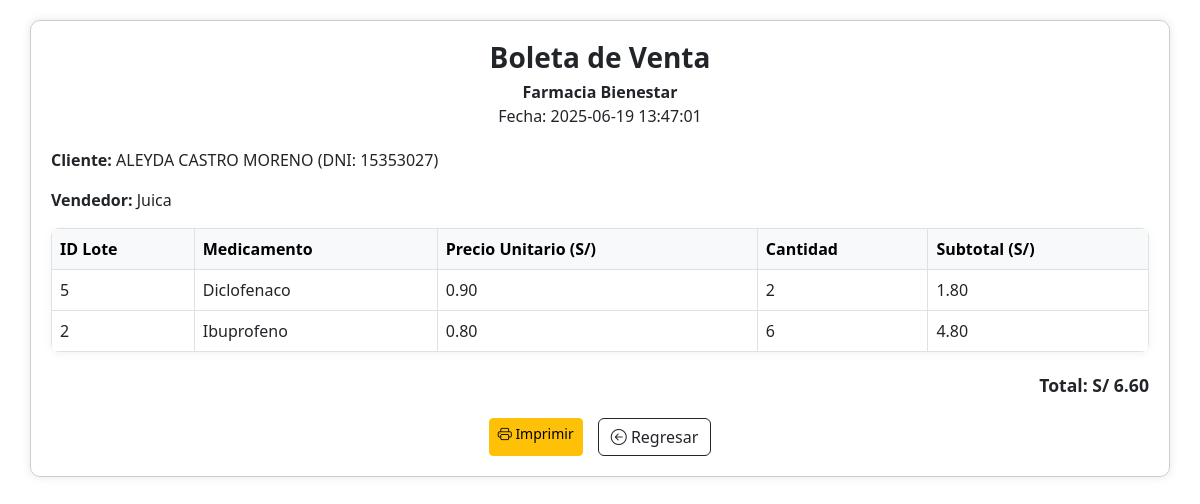
Screenshot of /frontend/views/ver_boleta_admin.php?id_venta=2 (signed in) with the database file from the repository.
### tables this page shows
CREATE TABLE ventas (
  id_venta int NOT NULL,
  fecha datetime DEFAULT CURRENT_TIMESTAMP,
  total decimal(10,2) NOT NULL,
  id_usuario int NOT NULL,
  id_cliente int DEFAULT NULL
);

CREATE TABLE clientes (
  id_cliente int NOT NULL,
  dni char(8) NOT NULL,
  nombre_completo varchar(200) NOT NULL
);

CREATE TABLE usuarios (
  id_usuario int NOT NULL,
  usuario varchar(100) NOT NULL,
  contraseña varchar(255) NOT NULL,
  rol enum('administrador','vendedor') NOT NULL,
  token_recuperacion varchar(255) DEFAULT NULL,
  expira_token datetime DEFAULT NULL
);

CREATE TABLE salidalotes (
  id_salida int NOT NULL,
  id_lote int NOT NULL,
  id_venta int NOT NULL,
  cantidad int NOT NULL,
  fecha_salida datetime DEFAULT CURRENT_TIMESTAMP
);

CREATE TABLE lotes (
  id_lote int NOT NULL,
  id_medicamento int NOT NULL,
  cantidad int NOT NULL,
  fecha_ingreso date NOT NULL,
  fecha_vencimiento date NOT NULL,
  precio_unitario decimal(10,2) NOT NULL
);

CREATE TABLE medicamentos (
  id_medicamento int NOT NULL,
  nombre varchar(100) NOT NULL,
  id_categoria int NOT NULL
);

### frontend/views/ver_boleta_admin.php (the view, shortened to what this page needs)
<?php
require '../../backend/config/conexion.php';
$id_venta = (int)$_GET['id_venta'];
$stmt = $conn->prepare("
    SELECT v.id_venta, v.fecha, v.total,
           c.nombre_completo AS cliente, c.dni,
           u.usuario AS vendedor
    FROM ventas v
    JOIN clientes c ON v.id_cliente = c.id_cliente
    JOIN usuarios u ON v.id_usuario = u.id_usuario
    WHERE v.id_venta = ?
");
$stmt->execute([$id_venta]);
$venta = $stmt->fetch(PDO::FETCH_ASSOC);
$stmt = $conn->prepare("
    SELECT m.nombre AS medicamento, l.id_lote, s.cantidad, l.precio_unitario
    FROM salidalotes s
    JOIN lotes l ON s.id_lote = l.id_lote
    JOIN medicamentos m ON l.id_medicamento = m.id_medicamento
    WHERE s.id_venta = ?
");
$stmt->execute([$id_venta]);
$detalles = $stmt->fetchAll(PDO::FETCH_ASSOC);
?>
<!DOCTYPE html>
<html lang="es">
<head>
  <link rel="stylesheet" href="../assets/css/dashboard.css">
    <link rel="stylesheet" href="https://cdn.jsdelivr.net/npm/bootstrap-icons/font/bootstrap-icons.css">
  <link rel="stylesheet" href="https://cdn.jsdelivr.net/npm/bootstrap@5.3.0/dist/css/bootstrap.min.css">
  <link rel="stylesheet" href="https://cdn.jsdelivr.net/npm/bootstrap@5.3.0/dist/css/bootstrap.min.css">
  <link rel="stylesheet" href="../assets/css/boleta.css">
</head>
<body>
<div class="container boleta-box">
  <div class="boleta-header">
    <h3>Boleta de Venta</h3>
    <p><strong>Farmacia Bienestar</strong><br>
    Fecha: <?= $venta['fecha'] ?></p>
  </div>
  <p><strong>Cliente:</strong> <?= htmlspecialchars($venta['cliente']) ?> (DNI: <?= $venta['dni'] ?>)</p>
  <p><strong>Vendedor:</strong> <?= htmlspecialchars($venta['vendedor']) ?></p>
  <table class="table table-bordered">
    <thead class="table-light">
      <tr>
        <th>ID Lote</th>
        <th>Medicamento</th>
        <th>Precio Unitario (S/)</th>
        <th>Cantidad</th>
        <th>Subtotal (S/)</th>
      </tr>
    </thead>
    <tbody>
      <?php foreach ($detalles as $item): ?>
        <tr>
          <td><?= $item['id_lote'] ?></td>
          <td><?= htmlspecialchars($item['medicamento']) ?></td>
          <td><?= number_format($item['precio_unitario'], 2) ?></td>
          <td><?= $item['cantidad'] ?></td>
          <td><?= number_format($item['precio_unitario'] * $item['cantidad'], 2) ?></td>
        </tr>
      <?php endforeach; ?>
    </tbody>
  </table>
    <div class="boleta-footer">
    Total: S/ <?= number_format($venta['total'], 2) ?>
  </div>
<div class="boleta-actions">
  <a href="ver_boleta_pos.php?id_venta=<?= $id_venta ?>" class="btn btn-warning btn-sm" target="_blank">
  <i class="bi bi-printer"></i> Imprimir</a>
  <a href="ventas.php" class="btn btn-outline-dark">
    <i class="bi bi-arrow-left-circle"></i> Regresar
  </a>
</div>
</div>
</body>
</html>

### frontend/assets/css/dashboard.css (style rules this page uses)
body { font-family: 'Mukta', sans-serif; margin: 0; min-height: 100vh; position: relative; background-color: #f2fdf5; }
body::before { content: ""; background: url('../img/fondo_login.jpg') no-repeat center center / cover; position: fixed; top: 0; left: 0; width: 100%; height: 100%; opacity: 0.35; z-index: -1; }
.container { max-width: 1200px; margin: auto; }
h3 { margin-top: 2rem; margin-bottom: 1rem; color: #333; }
table { width: 100%; border-collapse: collapse; background-color: #fff; border-radius: 8px; overflow: hidden; box-shadow: 0 2px 10px rgba(0, 0, 0, 0.05); }
table th, table td { padding: 1rem; border-bottom: 1px solid #e0e0e0; text-align: left; }
table th { background-color: #f0f0f0; color: #333; }
a { color: #508aeb; text-decoration: none; }

### frontend/assets/css/boleta.css (style rules this page uses)
.boleta-box { background-color: rgba(255, 255, 255, 0.9); border: 1px solid #ccc; padding: 25px; border-radius: 10px; box-shadow: 0 0 10px rgba(0, 0, 0, 0.1); }
.boleta-header h3 { font-weight: bold; margin-bottom: 5px; }
.boleta-footer { text-align: right; margin-top: 20px; font-weight: bold; font-size: 1.1rem; }
.boleta-actions { display: flex; justify-content: center; gap: 15px; margin-top: 20px; }

### frontend/views/ver_boleta_admin.php (style rules this page uses)
body { margin: 20px; }
.boleta-box { border: 1px solid #ccc; padding: 20px; border-radius: 10px; }
.boleta-header { text-align: center; margin-bottom: 20px; }
.boleta-footer { text-align: right; margin-top: 20px; font-weight: bold; }

### rows the page displays
ventas: fecha "2025-06-19 13:47:01", id_cliente.nombre_completo "ALEYDA CASTRO MORENO", id_cliente.dni "15353027", id_usuario.usuario "Juica", total "6.60"
salidalotes: id_lote.id_lote "5", medicamentos.nombre "Diclofenaco", id_lote.precio_unitario "0.90", cantidad "2", $item['precio_unitario'] * $item['cantidad'] "1.80"
salidalotes: id_lote.id_lote "2", medicamentos.nombre "Ibuprofeno", id_lote.precio_unitario "0.80", cantidad "6", $item['precio_unitario'] * $item['cantidad'] "4.80"
